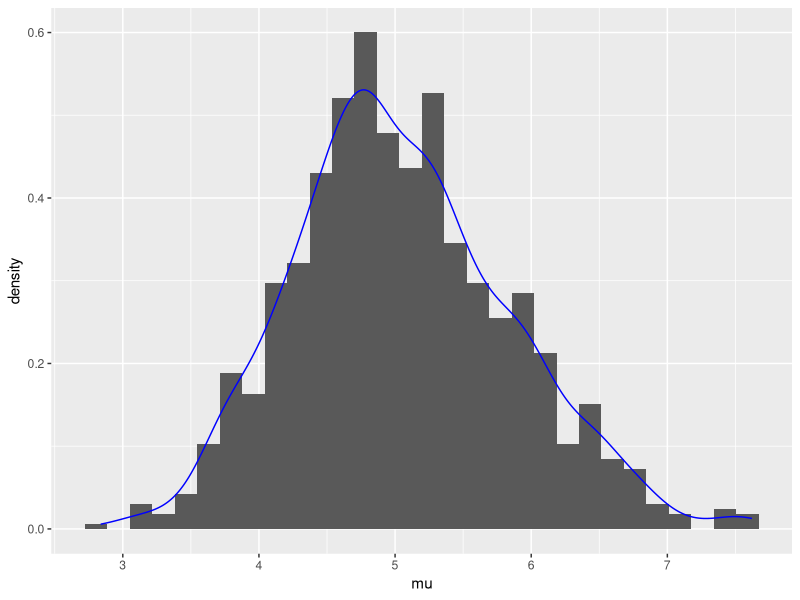
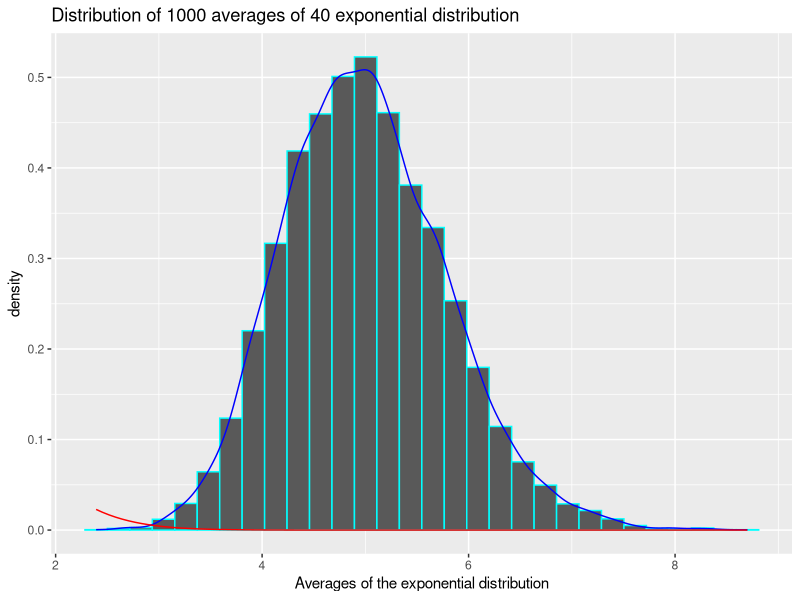

Write the R code that produced these figures, in order.
## ---- chunk 1
library(knitr)
# Setting the global options.
opts_chunk$set(fig.width=6, fig.height=4, warning=FALSE)
## ---- chunk 2
# Set the number of runs for the simulation
nosim <- 1000
# Number of exponentials
n <- 40
# Set the given rate parameter
lambda <- 0.2
# When simulating any random numbers it is essential to set the random number seed. 
# Setting the random number seed with set.seed() ensures reproducibility of the 
# sequence of random numbers.
set.seed(27092015)
# Define a function to be applied per row of simulation matrix
# and fill with exponential distribution data.
mu_func <- function(x) {mean(rexp(n, lambda))}
sample_data <- data.frame(
    mu = apply(matrix(1:nosim, nosim), 1, mu_func)
    )
## ---- chunk 3
# Sample mean
mean(sample_data$mu)

# Theoretical mean calculation
1/lambda

# Plot the histogram showing the distribution of means.
library(datasets)
library(ggplot2) 

m <- ggplot(sample_data, aes(x=mu))
m + geom_histogram(aes(y = ..density..)) + geom_density(colour="blue")
## ---- chunk 4
# Sample variance
var(sample_data$mu)

# Theoretical variance calculation
((1/lambda)/sqrt(n))^2
## ---- chunk 5
# Compare the distribution of 1000 averages of 40 exponential distribution.
# (This is with reference to hints provided in project page.)
mns=NULL
for (i in 1 : 10000) mns = c(mns, mean(rexp(n, lambda)))

new_data <- data.frame(mns, size=40)
m <- ggplot(new_data, aes(x=mns))
m + geom_histogram(aes(y = ..density..), col="cyan") + geom_density(col="blue") +
    stat_function(fun=dnorm, arg=list(mean=1/lambda, sd=sd(mns)), col = "red") +
    xlab("Averages of the exponential distribution") +
    ggtitle("Distribution of 1000 averages of 40 exponential distribution")
